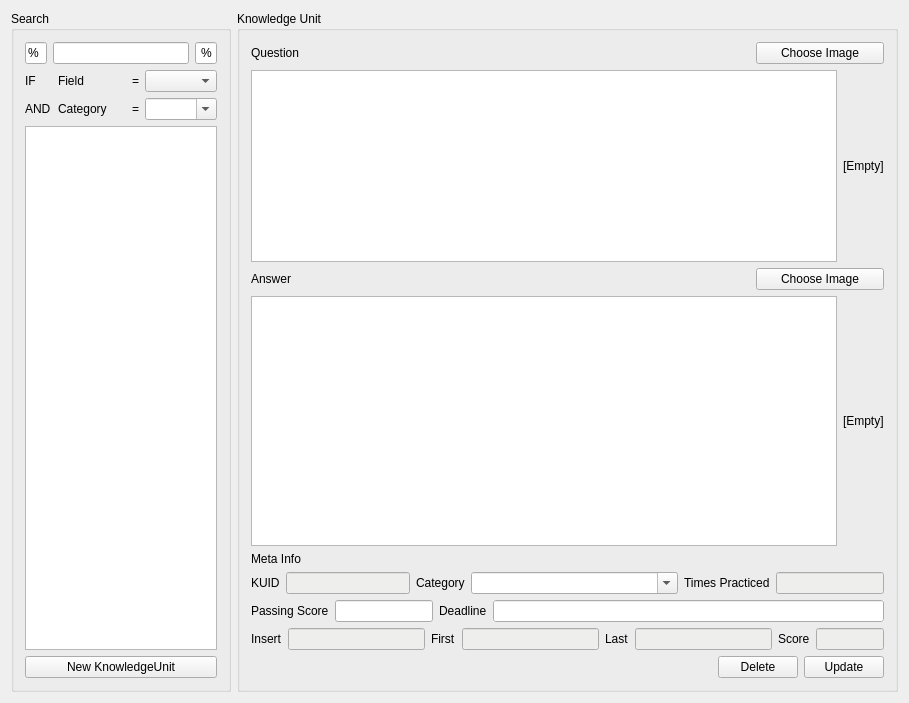
<?xml version="1.0" encoding="UTF-8"?>
<ui version="4.0">
 <class>Qrammer::Window::ManageDB</class>
 <widget class="QMainWindow" name="Qrammer::Window::ManageDB">
  <property name="geometry">
   <rect>
    <x>0</x>
    <y>0</y>
    <width>909</width>
    <height>703</height>
   </rect>
  </property>
  <property name="windowTitle">
   <string>Qrammer - DB Utility</string>
  </property>
  <property name="windowIcon">
   <iconset resource="../../../resources/res.qrc">
    <normaloff>:/qrammer-db-tool.ico</normaloff>:/qrammer-db-tool.ico</iconset>
  </property>
  <widget class="QWidget" name="centralWidget">
   <layout class="QVBoxLayout" name="verticalLayout_7">
    <item>
     <layout class="QHBoxLayout" name="horizontalLayout_5" stretch="25,75">
      <item>
       <widget class="QGroupBox" name="groupBox_LHS">
        <property name="title">
         <string>Search</string>
        </property>
        <layout class="QVBoxLayout" name="verticalLayout">
         <item>
          <layout class="QHBoxLayout" name="horizontalLayout_7">
           <item>
            <widget class="QLineEdit" name="lineEdit_Keyword_Prefix">
             <property name="sizePolicy">
              <sizepolicy hsizetype="Expanding" vsizetype="Fixed">
               <horstretch>1</horstretch>
               <verstretch>0</verstretch>
              </sizepolicy>
             </property>
             <property name="maximumSize">
              <size>
               <width>25</width>
               <height>16777215</height>
              </size>
             </property>
             <property name="text">
              <string>%</string>
             </property>
            </widget>
           </item>
           <item>
            <widget class="QLineEdit" name="lineEdit_Keyword">
             <property name="sizePolicy">
              <sizepolicy hsizetype="Expanding" vsizetype="Fixed">
               <horstretch>10</horstretch>
               <verstretch>0</verstretch>
              </sizepolicy>
             </property>
            </widget>
           </item>
           <item>
            <widget class="QLineEdit" name="lineEdit_Keyword_Suffix">
             <property name="sizePolicy">
              <sizepolicy hsizetype="Expanding" vsizetype="Fixed">
               <horstretch>1</horstretch>
               <verstretch>0</verstretch>
              </sizepolicy>
             </property>
             <property name="maximumSize">
              <size>
               <width>25</width>
               <height>16777215</height>
              </size>
             </property>
             <property name="text">
              <string>%</string>
             </property>
             <property name="alignment">
              <set>Qt::AlignRight|Qt::AlignTrailing|Qt::AlignVCenter</set>
             </property>
            </widget>
           </item>
          </layout>
         </item>
         <item>
          <layout class="QHBoxLayout" name="horizontalLayout">
           <item>
            <layout class="QVBoxLayout" name="verticalLayout_3">
             <item>
              <widget class="QLabel" name="label">
               <property name="text">
                <string>IF</string>
               </property>
              </widget>
             </item>
             <item>
              <widget class="QLabel" name="label_2">
               <property name="text">
                <string>AND</string>
               </property>
              </widget>
             </item>
            </layout>
           </item>
           <item>
            <layout class="QVBoxLayout" name="verticalLayout_4">
             <item>
              <widget class="QLabel" name="label_11">
               <property name="text">
                <string>Field</string>
               </property>
               <property name="alignment">
                <set>Qt::AlignLeading|Qt::AlignLeft|Qt::AlignVCenter</set>
               </property>
              </widget>
             </item>
             <item>
              <widget class="QLabel" name="label_12">
               <property name="text">
                <string>Category</string>
               </property>
               <property name="alignment">
                <set>Qt::AlignLeading|Qt::AlignLeft|Qt::AlignVCenter</set>
               </property>
              </widget>
             </item>
            </layout>
           </item>
           <item>
            <layout class="QVBoxLayout" name="verticalLayout_5">
             <item>
              <widget class="QLabel" name="label_14">
               <property name="text">
                <string>=</string>
               </property>
               <property name="alignment">
                <set>Qt::AlignRight|Qt::AlignTrailing|Qt::AlignVCenter</set>
               </property>
              </widget>
             </item>
             <item>
              <widget class="QLabel" name="label_13">
               <property name="text">
                <string>=</string>
               </property>
               <property name="alignment">
                <set>Qt::AlignRight|Qt::AlignTrailing|Qt::AlignVCenter</set>
               </property>
              </widget>
             </item>
            </layout>
           </item>
           <item>
            <layout class="QVBoxLayout" name="verticalLayout_6">
             <item>
              <widget class="QComboBox" name="comboBox_Field">
               <property name="sizePolicy">
                <sizepolicy hsizetype="Preferred" vsizetype="Fixed">
                 <horstretch>10</horstretch>
                 <verstretch>0</verstretch>
                </sizepolicy>
               </property>
               <property name="editable">
                <bool>false</bool>
               </property>
              </widget>
             </item>
             <item>
              <widget class="QComboBox" name="comboBox_Maintype_Search">
               <property name="sizePolicy">
                <sizepolicy hsizetype="Preferred" vsizetype="Fixed">
                 <horstretch>10</horstretch>
                 <verstretch>0</verstretch>
                </sizepolicy>
               </property>
               <property name="editable">
                <bool>true</bool>
               </property>
              </widget>
             </item>
            </layout>
           </item>
          </layout>
         </item>
         <item>
          <widget class="QListWidget" name="listWidget_SearchResults"/>
         </item>
         <item>
          <widget class="QPushButton" name="pushButton_NewKU">
           <property name="text">
            <string>New KnowledgeUnit</string>
           </property>
          </widget>
         </item>
        </layout>
       </widget>
      </item>
      <item>
       <widget class="QGroupBox" name="groupBox_RHS">
        <property name="title">
         <string>Knowledge Unit</string>
        </property>
        <layout class="QVBoxLayout" name="verticalLayout_2" stretch="0,0,0,70,0,0,0,0,0">
         <item>
          <layout class="QHBoxLayout" name="horizontalLayout_QuestionTitle">
           <item>
            <widget class="QLabel" name="label_QuestionTitle">
             <property name="text">
              <string>Question</string>
             </property>
            </widget>
           </item>
           <item>
            <widget class="QPushButton" name="pushButton_ChooseQuestionImage">
             <property name="maximumSize">
              <size>
               <width>128</width>
               <height>16777215</height>
              </size>
             </property>
             <property name="text">
              <string>Choose Image</string>
             </property>
            </widget>
           </item>
          </layout>
         </item>
         <item>
          <layout class="QHBoxLayout" name="horizontalLayout_QuestionContent">
           <item>
            <widget class="QPlainTextEdit" name="plainTextEdit_Question">
             <property name="sizePolicy">
              <sizepolicy hsizetype="Expanding" vsizetype="Expanding">
               <horstretch>0</horstretch>
               <verstretch>2</verstretch>
              </sizepolicy>
             </property>
            </widget>
           </item>
           <item>
            <widget class="QLabel" name="label_QuestionImage">
             <property name="text">
              <string>[Empty]</string>
             </property>
            </widget>
           </item>
          </layout>
         </item>
         <item>
          <layout class="QHBoxLayout" name="horizontalLayout_AnswerTitle">
           <item>
            <widget class="QLabel" name="label_Answer">
             <property name="text">
              <string>Answer</string>
             </property>
            </widget>
           </item>
           <item>
            <widget class="QPushButton" name="pushButton_ChooseImage">
             <property name="maximumSize">
              <size>
               <width>128</width>
               <height>16777215</height>
              </size>
             </property>
             <property name="text">
              <string>Choose Image</string>
             </property>
            </widget>
           </item>
          </layout>
         </item>
         <item>
          <layout class="QHBoxLayout" name="horizontalLayout_AnswerContent">
           <item>
            <widget class="QPlainTextEdit" name="plainTextEdit_Answer">
             <property name="sizePolicy">
              <sizepolicy hsizetype="Expanding" vsizetype="Expanding">
               <horstretch>0</horstretch>
               <verstretch>8</verstretch>
              </sizepolicy>
             </property>
            </widget>
           </item>
           <item>
            <widget class="QLabel" name="label_AnswerImage">
             <property name="text">
              <string>[Empty]</string>
             </property>
            </widget>
           </item>
          </layout>
         </item>
         <item>
          <widget class="QLabel" name="label_5">
           <property name="text">
            <string>Meta Info</string>
           </property>
          </widget>
         </item>
         <item>
          <layout class="QHBoxLayout" name="horizontalLayout_3">
           <item>
            <widget class="QLabel" name="label_7">
             <property name="text">
              <string>KUID</string>
             </property>
            </widget>
           </item>
           <item>
            <widget class="QLineEdit" name="lineEdit_KUID">
             <property name="sizePolicy">
              <sizepolicy hsizetype="Expanding" vsizetype="Fixed">
               <horstretch>3</horstretch>
               <verstretch>0</verstretch>
              </sizepolicy>
             </property>
             <property name="palette">
              <palette>
               <active>
                <colorrole role="Base">
                 <brush brushstyle="SolidPattern">
                  <color alpha="255">
                   <red>238</red>
                   <green>238</green>
                   <blue>236</blue>
                  </color>
                 </brush>
                </colorrole>
               </active>
               <inactive>
                <colorrole role="Base">
                 <brush brushstyle="SolidPattern">
                  <color alpha="255">
                   <red>238</red>
                   <green>238</green>
                   <blue>236</blue>
                  </color>
                 </brush>
                </colorrole>
               </inactive>
               <disabled>
                <colorrole role="Base">
                 <brush brushstyle="SolidPattern">
                  <color alpha="255">
                   <red>239</red>
                   <green>239</green>
                   <blue>239</blue>
                  </color>
                 </brush>
                </colorrole>
               </disabled>
              </palette>
             </property>
             <property name="readOnly">
              <bool>true</bool>
             </property>
            </widget>
           </item>
           <item>
            <widget class="QLabel" name="label_Category">
             <property name="text">
              <string>Category</string>
             </property>
            </widget>
           </item>
           <item>
            <widget class="QComboBox" name="comboBox_Category">
             <property name="sizePolicy">
              <sizepolicy hsizetype="Preferred" vsizetype="Fixed">
               <horstretch>5</horstretch>
               <verstretch>0</verstretch>
              </sizepolicy>
             </property>
             <property name="editable">
              <bool>true</bool>
             </property>
            </widget>
           </item>
           <item>
            <widget class="QLabel" name="label_TimesPracticed">
             <property name="text">
              <string>Times Practiced</string>
             </property>
            </widget>
           </item>
           <item>
            <widget class="QLineEdit" name="lineEdit_TimesPracticed">
             <property name="palette">
              <palette>
               <active>
                <colorrole role="Base">
                 <brush brushstyle="SolidPattern">
                  <color alpha="255">
                   <red>238</red>
                   <green>238</green>
                   <blue>236</blue>
                  </color>
                 </brush>
                </colorrole>
               </active>
               <inactive>
                <colorrole role="Base">
                 <brush brushstyle="SolidPattern">
                  <color alpha="255">
                   <red>238</red>
                   <green>238</green>
                   <blue>236</blue>
                  </color>
                 </brush>
                </colorrole>
               </inactive>
               <disabled>
                <colorrole role="Base">
                 <brush brushstyle="SolidPattern">
                  <color alpha="255">
                   <red>239</red>
                   <green>239</green>
                   <blue>239</blue>
                  </color>
                 </brush>
                </colorrole>
               </disabled>
              </palette>
             </property>
             <property name="autoFillBackground">
              <bool>false</bool>
             </property>
             <property name="readOnly">
              <bool>true</bool>
             </property>
            </widget>
           </item>
          </layout>
         </item>
         <item>
          <layout class="QHBoxLayout" name="horizontalLayout_2">
           <item>
            <widget class="QLabel" name="label_10">
             <property name="text">
              <string>Passing Score</string>
             </property>
            </widget>
           </item>
           <item>
            <widget class="QLineEdit" name="lineEdit_PassingScore">
             <property name="sizePolicy">
              <sizepolicy hsizetype="Expanding" vsizetype="Fixed">
               <horstretch>2</horstretch>
               <verstretch>0</verstretch>
              </sizepolicy>
             </property>
            </widget>
           </item>
           <item>
            <widget class="QLabel" name="label_Deadline">
             <property name="text">
              <string>Deadline</string>
             </property>
            </widget>
           </item>
           <item>
            <widget class="QLineEdit" name="lineEdit_Deadline">
             <property name="sizePolicy">
              <sizepolicy hsizetype="Expanding" vsizetype="Fixed">
               <horstretch>8</horstretch>
               <verstretch>0</verstretch>
              </sizepolicy>
             </property>
             <property name="autoFillBackground">
              <bool>true</bool>
             </property>
            </widget>
           </item>
          </layout>
         </item>
         <item>
          <layout class="QHBoxLayout" name="horizontalLayout_6">
           <item>
            <widget class="QLabel" name="label_8">
             <property name="text">
              <string>Insert</string>
             </property>
            </widget>
           </item>
           <item>
            <widget class="QLineEdit" name="lineEdit_InsertDate">
             <property name="sizePolicy">
              <sizepolicy hsizetype="Expanding" vsizetype="Fixed">
               <horstretch>4</horstretch>
               <verstretch>0</verstretch>
              </sizepolicy>
             </property>
             <property name="palette">
              <palette>
               <active>
                <colorrole role="Base">
                 <brush brushstyle="SolidPattern">
                  <color alpha="255">
                   <red>238</red>
                   <green>238</green>
                   <blue>236</blue>
                  </color>
                 </brush>
                </colorrole>
               </active>
               <inactive>
                <colorrole role="Base">
                 <brush brushstyle="SolidPattern">
                  <color alpha="255">
                   <red>238</red>
                   <green>238</green>
                   <blue>236</blue>
                  </color>
                 </brush>
                </colorrole>
               </inactive>
               <disabled>
                <colorrole role="Base">
                 <brush brushstyle="SolidPattern">
                  <color alpha="255">
                   <red>239</red>
                   <green>239</green>
                   <blue>239</blue>
                  </color>
                 </brush>
                </colorrole>
               </disabled>
              </palette>
             </property>
             <property name="readOnly">
              <bool>true</bool>
             </property>
            </widget>
           </item>
           <item>
            <widget class="QLabel" name="label_15">
             <property name="text">
              <string>First</string>
             </property>
            </widget>
           </item>
           <item>
            <widget class="QLineEdit" name="lineEdit_1stPracticeDate">
             <property name="sizePolicy">
              <sizepolicy hsizetype="Expanding" vsizetype="Fixed">
               <horstretch>4</horstretch>
               <verstretch>0</verstretch>
              </sizepolicy>
             </property>
             <property name="palette">
              <palette>
               <active>
                <colorrole role="Base">
                 <brush brushstyle="SolidPattern">
                  <color alpha="255">
                   <red>238</red>
                   <green>238</green>
                   <blue>236</blue>
                  </color>
                 </brush>
                </colorrole>
               </active>
               <inactive>
                <colorrole role="Base">
                 <brush brushstyle="SolidPattern">
                  <color alpha="255">
                   <red>238</red>
                   <green>238</green>
                   <blue>236</blue>
                  </color>
                 </brush>
                </colorrole>
               </inactive>
               <disabled>
                <colorrole role="Base">
                 <brush brushstyle="SolidPattern">
                  <color alpha="255">
                   <red>239</red>
                   <green>239</green>
                   <blue>239</blue>
                  </color>
                 </brush>
                </colorrole>
               </disabled>
              </palette>
             </property>
             <property name="readOnly">
              <bool>true</bool>
             </property>
            </widget>
           </item>
           <item>
            <widget class="QLabel" name="label_16">
             <property name="text">
              <string>Last</string>
             </property>
            </widget>
           </item>
           <item>
            <widget class="QLineEdit" name="lineEdit_LastPracticeDate">
             <property name="sizePolicy">
              <sizepolicy hsizetype="Expanding" vsizetype="Fixed">
               <horstretch>4</horstretch>
               <verstretch>0</verstretch>
              </sizepolicy>
             </property>
             <property name="palette">
              <palette>
               <active>
                <colorrole role="Base">
                 <brush brushstyle="SolidPattern">
                  <color alpha="255">
                   <red>238</red>
                   <green>238</green>
                   <blue>236</blue>
                  </color>
                 </brush>
                </colorrole>
               </active>
               <inactive>
                <colorrole role="Base">
                 <brush brushstyle="SolidPattern">
                  <color alpha="255">
                   <red>238</red>
                   <green>238</green>
                   <blue>236</blue>
                  </color>
                 </brush>
                </colorrole>
               </inactive>
               <disabled>
                <colorrole role="Base">
                 <brush brushstyle="SolidPattern">
                  <color alpha="255">
                   <red>239</red>
                   <green>239</green>
                   <blue>239</blue>
                  </color>
                 </brush>
                </colorrole>
               </disabled>
              </palette>
             </property>
             <property name="readOnly">
              <bool>true</bool>
             </property>
            </widget>
           </item>
           <item>
            <widget class="QLabel" name="label_17">
             <property name="text">
              <string>Score</string>
             </property>
            </widget>
           </item>
           <item>
            <widget class="QLineEdit" name="lineEdit_PreviousScore">
             <property name="sizePolicy">
              <sizepolicy hsizetype="Expanding" vsizetype="Fixed">
               <horstretch>2</horstretch>
               <verstretch>0</verstretch>
              </sizepolicy>
             </property>
             <property name="palette">
              <palette>
               <active>
                <colorrole role="Base">
                 <brush brushstyle="SolidPattern">
                  <color alpha="255">
                   <red>238</red>
                   <green>238</green>
                   <blue>236</blue>
                  </color>
                 </brush>
                </colorrole>
               </active>
               <inactive>
                <colorrole role="Base">
                 <brush brushstyle="SolidPattern">
                  <color alpha="255">
                   <red>238</red>
                   <green>238</green>
                   <blue>236</blue>
                  </color>
                 </brush>
                </colorrole>
               </inactive>
               <disabled>
                <colorrole role="Base">
                 <brush brushstyle="SolidPattern">
                  <color alpha="255">
                   <red>239</red>
                   <green>239</green>
                   <blue>239</blue>
                  </color>
                 </brush>
                </colorrole>
               </disabled>
              </palette>
             </property>
             <property name="readOnly">
              <bool>true</bool>
             </property>
            </widget>
           </item>
          </layout>
         </item>
         <item>
          <layout class="QHBoxLayout" name="horizontalLayout_4">
           <item>
            <spacer name="horizontalSpacer">
             <property name="orientation">
              <enum>Qt::Horizontal</enum>
             </property>
             <property name="sizeHint" stdset="0">
              <size>
               <width>40</width>
               <height>20</height>
              </size>
             </property>
            </spacer>
           </item>
           <item>
            <widget class="QPushButton" name="pushButton_Delete">
             <property name="text">
              <string>Delete</string>
             </property>
            </widget>
           </item>
           <item>
            <widget class="QPushButton" name="pushButton_WriteDB">
             <property name="text">
              <string>Update</string>
             </property>
            </widget>
           </item>
          </layout>
         </item>
        </layout>
       </widget>
      </item>
     </layout>
    </item>
    <item>
     <layout class="QVBoxLayout" name="verticalLayout_8"/>
    </item>
   </layout>
  </widget>
 </widget>
 <layoutdefault spacing="6" margin="11"/>
 <resources>
  <include location="../../../resources/res.qrc"/>
 </resources>
 <connections/>
</ui>
